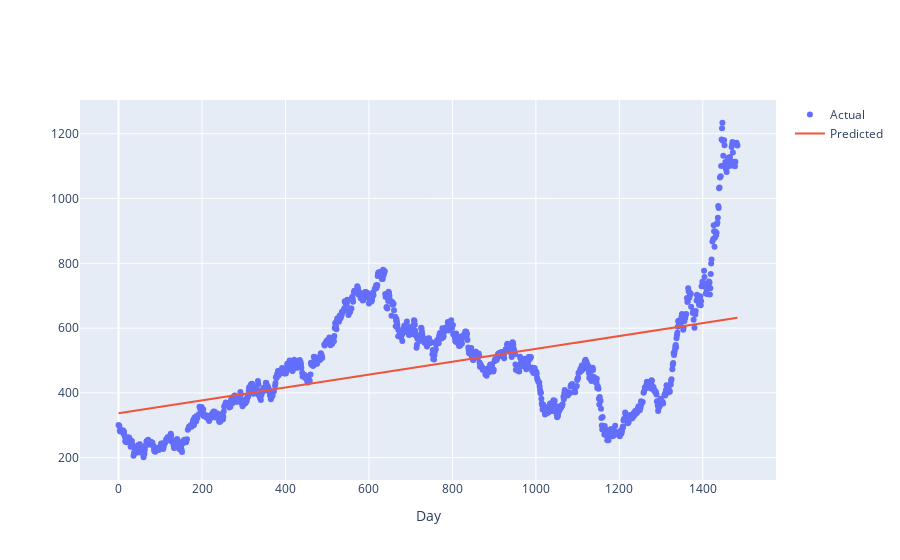

The code cell stored with this chart in its notebook:
### Code cell
#Plot Actual And predicted values for train dataset
trace0 = go.Scatter(
x = X_train.T[0],
y=Y_train,
mode='markers',
name='Actual'
)
trace1 = go.Scatter(
x = X_train.T[0],
y=lm.predict(X_train).T,
mode='lines',
name='Predicted'
)
data1=[trace0,trace1]
layout.xaxis.title.text='Day'
plot2 = go.Figure(data=data1,layout=layout)
iplot(plot2)

### Figure 1 — Plotly figure (JSON) as saved in the notebook; plotly's stock layout.template omitted (floating-point values rounded to 4 significant figures; data arrays with more than 128 entries replaced by an {"elided": "..."} marker saying what was removed)
{"data": [{"mode": "markers", "name": "Actual", "type": "scatter", "x": {"elided": "1262 int values"}, "y": {"elided": "1262 float values"}}, {"mode": "lines", "name": "Predicted", "type": "scatter", "x": {"elided": "1262 int values"}, "y": {"elided": "1262 float values"}}], "layout": {"autosize": true, "xaxis": {"autorange": true, "range": [-91.89, 1575.0], "title": {"text": "Day"}, "type": "linear"}, "yaxis": {"autorange": true, "range": [116.1, 1319.0], "type": "linear"}}}
